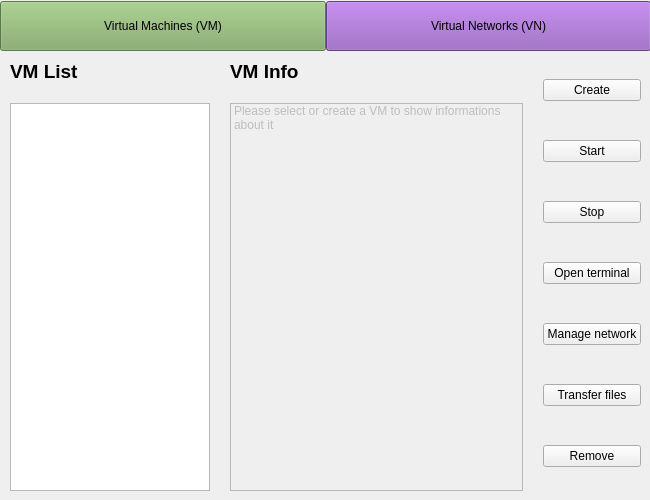
<?xml version="1.0" encoding="UTF-8"?>
<ui version="4.0">
 <class>MainWindow</class>
 <widget class="QMainWindow" name="MainWindow">
  <property name="geometry">
   <rect>
    <x>0</x>
    <y>0</y>
    <width>650</width>
    <height>500</height>
   </rect>
  </property>
  <property name="windowTitle">
   <string>the Virtual Things</string>
  </property>
  <widget class="QWidget" name="centralwidget">
   <widget class="QWidget" name="horizontalLayoutWidget">
    <property name="geometry">
     <rect>
      <x>0</x>
      <y>0</y>
      <width>651</width>
      <height>52</height>
     </rect>
    </property>
    <layout class="QHBoxLayout" name="topBarHBox">
     <property name="spacing">
      <number>0</number>
     </property>
     <item>
      <widget class="QPushButton" name="vmButton">
       <property name="minimumSize">
        <size>
         <width>0</width>
         <height>50</height>
        </size>
       </property>
       <property name="palette">
        <palette>
         <active>
          <colorrole role="WindowText">
           <brush brushstyle="SolidPattern">
            <color alpha="255">
             <red>0</red>
             <green>0</green>
             <blue>0</blue>
            </color>
           </brush>
          </colorrole>
          <colorrole role="Button">
           <brush brushstyle="SolidPattern">
            <color alpha="255">
             <red>126</red>
             <green>167</green>
             <blue>100</blue>
            </color>
           </brush>
          </colorrole>
          <colorrole role="Light">
           <brush brushstyle="SolidPattern">
            <color alpha="255">
             <red>189</red>
             <green>250</green>
             <blue>150</blue>
            </color>
           </brush>
          </colorrole>
          <colorrole role="Midlight">
           <brush brushstyle="SolidPattern">
            <color alpha="255">
             <red>157</red>
             <green>208</green>
             <blue>125</blue>
            </color>
           </brush>
          </colorrole>
          <colorrole role="Dark">
           <brush brushstyle="SolidPattern">
            <color alpha="255">
             <red>63</red>
             <green>83</green>
             <blue>50</blue>
            </color>
           </brush>
          </colorrole>
          <colorrole role="Mid">
           <brush brushstyle="SolidPattern">
            <color alpha="255">
             <red>84</red>
             <green>111</green>
             <blue>67</blue>
            </color>
           </brush>
          </colorrole>
          <colorrole role="Text">
           <brush brushstyle="SolidPattern">
            <color alpha="255">
             <red>0</red>
             <green>0</green>
             <blue>0</blue>
            </color>
           </brush>
          </colorrole>
          <colorrole role="BrightText">
           <brush brushstyle="SolidPattern">
            <color alpha="255">
             <red>255</red>
             <green>255</green>
             <blue>255</blue>
            </color>
           </brush>
          </colorrole>
          <colorrole role="ButtonText">
           <brush brushstyle="SolidPattern">
            <color alpha="255">
             <red>0</red>
             <green>0</green>
             <blue>0</blue>
            </color>
           </brush>
          </colorrole>
          <colorrole role="Base">
           <brush brushstyle="SolidPattern">
            <color alpha="255">
             <red>255</red>
             <green>255</green>
             <blue>255</blue>
            </color>
           </brush>
          </colorrole>
          <colorrole role="Window">
           <brush brushstyle="SolidPattern">
            <color alpha="255">
             <red>126</red>
             <green>167</green>
             <blue>100</blue>
            </color>
           </brush>
          </colorrole>
          <colorrole role="Shadow">
           <brush brushstyle="SolidPattern">
            <color alpha="255">
             <red>0</red>
             <green>0</green>
             <blue>0</blue>
            </color>
           </brush>
          </colorrole>
          <colorrole role="AlternateBase">
           <brush brushstyle="SolidPattern">
            <color alpha="255">
             <red>190</red>
             <green>211</green>
             <blue>177</blue>
            </color>
           </brush>
          </colorrole>
          <colorrole role="ToolTipBase">
           <brush brushstyle="SolidPattern">
            <color alpha="255">
             <red>255</red>
             <green>255</green>
             <blue>220</blue>
            </color>
           </brush>
          </colorrole>
          <colorrole role="ToolTipText">
           <brush brushstyle="SolidPattern">
            <color alpha="255">
             <red>0</red>
             <green>0</green>
             <blue>0</blue>
            </color>
           </brush>
          </colorrole>
          <colorrole role="PlaceholderText">
           <brush brushstyle="SolidPattern">
            <color alpha="127">
             <red>0</red>
             <green>0</green>
             <blue>0</blue>
            </color>
           </brush>
          </colorrole>
         </active>
         <inactive>
          <colorrole role="WindowText">
           <brush brushstyle="SolidPattern">
            <color alpha="255">
             <red>0</red>
             <green>0</green>
             <blue>0</blue>
            </color>
           </brush>
          </colorrole>
          <colorrole role="Button">
           <brush brushstyle="SolidPattern">
            <color alpha="255">
             <red>126</red>
             <green>167</green>
             <blue>100</blue>
            </color>
           </brush>
          </colorrole>
          <colorrole role="Light">
           <brush brushstyle="SolidPattern">
            <color alpha="255">
             <red>189</red>
             <green>250</green>
             <blue>150</blue>
            </color>
           </brush>
          </colorrole>
          <colorrole role="Midlight">
           <brush brushstyle="SolidPattern">
            <color alpha="255">
             <red>157</red>
             <green>208</green>
             <blue>125</blue>
            </color>
           </brush>
          </colorrole>
          <colorrole role="Dark">
           <brush brushstyle="SolidPattern">
            <color alpha="255">
             <red>63</red>
             <green>83</green>
             <blue>50</blue>
            </color>
           </brush>
          </colorrole>
          <colorrole role="Mid">
           <brush brushstyle="SolidPattern">
            <color alpha="255">
             <red>84</red>
             <green>111</green>
             <blue>67</blue>
            </color>
           </brush>
          </colorrole>
          <colorrole role="Text">
           <brush brushstyle="SolidPattern">
            <color alpha="255">
             <red>0</red>
             <green>0</green>
             <blue>0</blue>
            </color>
           </brush>
          </colorrole>
          <colorrole role="BrightText">
           <brush brushstyle="SolidPattern">
            <color alpha="255">
             <red>255</red>
             <green>255</green>
             <blue>255</blue>
            </color>
           </brush>
          </colorrole>
          <colorrole role="ButtonText">
           <brush brushstyle="SolidPattern">
            <color alpha="255">
             <red>0</red>
             <green>0</green>
             <blue>0</blue>
            </color>
           </brush>
          </colorrole>
          <colorrole role="Base">
           <brush brushstyle="SolidPattern">
            <color alpha="255">
             <red>255</red>
             <green>255</green>
             <blue>255</blue>
            </color>
           </brush>
          </colorrole>
          <colorrole role="Window">
           <brush brushstyle="SolidPattern">
            <color alpha="255">
             <red>126</red>
             <green>167</green>
             <blue>100</blue>
            </color>
           </brush>
          </colorrole>
          <colorrole role="Shadow">
           <brush brushstyle="SolidPattern">
            <color alpha="255">
             <red>0</red>
             <green>0</green>
             <blue>0</blue>
            </color>
           </brush>
          </colorrole>
          <colorrole role="AlternateBase">
           <brush brushstyle="SolidPattern">
            <color alpha="255">
             <red>190</red>
             <green>211</green>
             <blue>177</blue>
            </color>
           </brush>
          </colorrole>
          <colorrole role="ToolTipBase">
           <brush brushstyle="SolidPattern">
            <color alpha="255">
             <red>255</red>
             <green>255</green>
             <blue>220</blue>
            </color>
           </brush>
          </colorrole>
          <colorrole role="ToolTipText">
           <brush brushstyle="SolidPattern">
            <color alpha="255">
             <red>0</red>
             <green>0</green>
             <blue>0</blue>
            </color>
           </brush>
          </colorrole>
          <colorrole role="PlaceholderText">
           <brush brushstyle="SolidPattern">
            <color alpha="127">
             <red>0</red>
             <green>0</green>
             <blue>0</blue>
            </color>
           </brush>
          </colorrole>
         </inactive>
         <disabled>
          <colorrole role="WindowText">
           <brush brushstyle="SolidPattern">
            <color alpha="255">
             <red>63</red>
             <green>83</green>
             <blue>50</blue>
            </color>
           </brush>
          </colorrole>
          <colorrole role="Button">
           <brush brushstyle="SolidPattern">
            <color alpha="255">
             <red>126</red>
             <green>167</green>
             <blue>100</blue>
            </color>
           </brush>
          </colorrole>
          <colorrole role="Light">
           <brush brushstyle="SolidPattern">
            <color alpha="255">
             <red>189</red>
             <green>250</green>
             <blue>150</blue>
            </color>
           </brush>
          </colorrole>
          <colorrole role="Midlight">
           <brush brushstyle="SolidPattern">
            <color alpha="255">
             <red>157</red>
             <green>208</green>
             <blue>125</blue>
            </color>
           </brush>
          </colorrole>
          <colorrole role="Dark">
           <brush brushstyle="SolidPattern">
            <color alpha="255">
             <red>63</red>
             <green>83</green>
             <blue>50</blue>
            </color>
           </brush>
          </colorrole>
          <colorrole role="Mid">
           <brush brushstyle="SolidPattern">
            <color alpha="255">
             <red>84</red>
             <green>111</green>
             <blue>67</blue>
            </color>
           </brush>
          </colorrole>
          <colorrole role="Text">
           <brush brushstyle="SolidPattern">
            <color alpha="255">
             <red>63</red>
             <green>83</green>
             <blue>50</blue>
            </color>
           </brush>
          </colorrole>
          <colorrole role="BrightText">
           <brush brushstyle="SolidPattern">
            <color alpha="255">
             <red>255</red>
             <green>255</green>
             <blue>255</blue>
            </color>
           </brush>
          </colorrole>
          <colorrole role="ButtonText">
           <brush brushstyle="SolidPattern">
            <color alpha="255">
             <red>63</red>
             <green>83</green>
             <blue>50</blue>
            </color>
           </brush>
          </colorrole>
          <colorrole role="Base">
           <brush brushstyle="SolidPattern">
            <color alpha="255">
             <red>126</red>
             <green>167</green>
             <blue>100</blue>
            </color>
           </brush>
          </colorrole>
          <colorrole role="Window">
           <brush brushstyle="SolidPattern">
            <color alpha="255">
             <red>126</red>
             <green>167</green>
             <blue>100</blue>
            </color>
           </brush>
          </colorrole>
          <colorrole role="Shadow">
           <brush brushstyle="SolidPattern">
            <color alpha="255">
             <red>0</red>
             <green>0</green>
             <blue>0</blue>
            </color>
           </brush>
          </colorrole>
          <colorrole role="AlternateBase">
           <brush brushstyle="SolidPattern">
            <color alpha="255">
             <red>126</red>
             <green>167</green>
             <blue>100</blue>
            </color>
           </brush>
          </colorrole>
          <colorrole role="ToolTipBase">
           <brush brushstyle="SolidPattern">
            <color alpha="255">
             <red>255</red>
             <green>255</green>
             <blue>220</blue>
            </color>
           </brush>
          </colorrole>
          <colorrole role="ToolTipText">
           <brush brushstyle="SolidPattern">
            <color alpha="255">
             <red>0</red>
             <green>0</green>
             <blue>0</blue>
            </color>
           </brush>
          </colorrole>
          <colorrole role="PlaceholderText">
           <brush brushstyle="SolidPattern">
            <color alpha="127">
             <red>63</red>
             <green>83</green>
             <blue>50</blue>
            </color>
           </brush>
          </colorrole>
         </disabled>
        </palette>
       </property>
       <property name="text">
        <string>Virtual Machines (VM)</string>
       </property>
       <property name="default">
        <bool>false</bool>
       </property>
       <property name="flat">
        <bool>false</bool>
       </property>
      </widget>
     </item>
     <item>
      <widget class="QPushButton" name="vnButton">
       <property name="sizePolicy">
        <sizepolicy hsizetype="Minimum" vsizetype="Fixed">
         <horstretch>0</horstretch>
         <verstretch>0</verstretch>
        </sizepolicy>
       </property>
       <property name="minimumSize">
        <size>
         <width>0</width>
         <height>50</height>
        </size>
       </property>
       <property name="palette">
        <palette>
         <active>
          <colorrole role="WindowText">
           <brush brushstyle="SolidPattern">
            <color alpha="255">
             <red>0</red>
             <green>0</green>
             <blue>0</blue>
            </color>
           </brush>
          </colorrole>
          <colorrole role="Button">
           <brush brushstyle="SolidPattern">
            <color alpha="255">
             <red>143</red>
             <green>86</green>
             <blue>184</blue>
            </color>
           </brush>
          </colorrole>
          <colorrole role="Light">
           <brush brushstyle="SolidPattern">
            <color alpha="255">
             <red>207</red>
             <green>140</green>
             <blue>255</blue>
            </color>
           </brush>
          </colorrole>
          <colorrole role="Midlight">
           <brush brushstyle="SolidPattern">
            <color alpha="255">
             <red>175</red>
             <green>113</green>
             <blue>219</blue>
            </color>
           </brush>
          </colorrole>
          <colorrole role="Dark">
           <brush brushstyle="SolidPattern">
            <color alpha="255">
             <red>72</red>
             <green>43</green>
             <blue>92</blue>
            </color>
           </brush>
          </colorrole>
          <colorrole role="Mid">
           <brush brushstyle="SolidPattern">
            <color alpha="255">
             <red>95</red>
             <green>57</green>
             <blue>123</blue>
            </color>
           </brush>
          </colorrole>
          <colorrole role="Text">
           <brush brushstyle="SolidPattern">
            <color alpha="255">
             <red>0</red>
             <green>0</green>
             <blue>0</blue>
            </color>
           </brush>
          </colorrole>
          <colorrole role="BrightText">
           <brush brushstyle="SolidPattern">
            <color alpha="255">
             <red>255</red>
             <green>255</green>
             <blue>255</blue>
            </color>
           </brush>
          </colorrole>
          <colorrole role="ButtonText">
           <brush brushstyle="SolidPattern">
            <color alpha="255">
             <red>0</red>
             <green>0</green>
             <blue>0</blue>
            </color>
           </brush>
          </colorrole>
          <colorrole role="Base">
           <brush brushstyle="SolidPattern">
            <color alpha="255">
             <red>255</red>
             <green>255</green>
             <blue>255</blue>
            </color>
           </brush>
          </colorrole>
          <colorrole role="Window">
           <brush brushstyle="SolidPattern">
            <color alpha="255">
             <red>143</red>
             <green>86</green>
             <blue>184</blue>
            </color>
           </brush>
          </colorrole>
          <colorrole role="Shadow">
           <brush brushstyle="SolidPattern">
            <color alpha="255">
             <red>0</red>
             <green>0</green>
             <blue>0</blue>
            </color>
           </brush>
          </colorrole>
          <colorrole role="AlternateBase">
           <brush brushstyle="SolidPattern">
            <color alpha="255">
             <red>199</red>
             <green>170</green>
             <blue>219</blue>
            </color>
           </brush>
          </colorrole>
          <colorrole role="ToolTipBase">
           <brush brushstyle="SolidPattern">
            <color alpha="255">
             <red>255</red>
             <green>255</green>
             <blue>220</blue>
            </color>
           </brush>
          </colorrole>
          <colorrole role="ToolTipText">
           <brush brushstyle="SolidPattern">
            <color alpha="255">
             <red>0</red>
             <green>0</green>
             <blue>0</blue>
            </color>
           </brush>
          </colorrole>
          <colorrole role="PlaceholderText">
           <brush brushstyle="SolidPattern">
            <color alpha="127">
             <red>0</red>
             <green>0</green>
             <blue>0</blue>
            </color>
           </brush>
          </colorrole>
         </active>
         <inactive>
          <colorrole role="WindowText">
           <brush brushstyle="SolidPattern">
            <color alpha="255">
             <red>0</red>
             <green>0</green>
             <blue>0</blue>
            </color>
           </brush>
          </colorrole>
          <colorrole role="Button">
           <brush brushstyle="SolidPattern">
            <color alpha="255">
             <red>143</red>
             <green>86</green>
             <blue>184</blue>
            </color>
           </brush>
          </colorrole>
          <colorrole role="Light">
           <brush brushstyle="SolidPattern">
            <color alpha="255">
             <red>207</red>
             <green>140</green>
             <blue>255</blue>
            </color>
           </brush>
          </colorrole>
          <colorrole role="Midlight">
           <brush brushstyle="SolidPattern">
            <color alpha="255">
             <red>175</red>
             <green>113</green>
             <blue>219</blue>
            </color>
           </brush>
          </colorrole>
          <colorrole role="Dark">
           <brush brushstyle="SolidPattern">
            <color alpha="255">
             <red>72</red>
             <green>43</green>
             <blue>92</blue>
            </color>
           </brush>
          </colorrole>
          <colorrole role="Mid">
           <brush brushstyle="SolidPattern">
            <color alpha="255">
             <red>95</red>
             <green>57</green>
             <blue>123</blue>
            </color>
           </brush>
          </colorrole>
          <colorrole role="Text">
           <brush brushstyle="SolidPattern">
            <color alpha="255">
             <red>0</red>
             <green>0</green>
             <blue>0</blue>
            </color>
           </brush>
          </colorrole>
          <colorrole role="BrightText">
           <brush brushstyle="SolidPattern">
            <color alpha="255">
             <red>255</red>
             <green>255</green>
             <blue>255</blue>
            </color>
           </brush>
          </colorrole>
          <colorrole role="ButtonText">
           <brush brushstyle="SolidPattern">
            <color alpha="255">
             <red>0</red>
             <green>0</green>
             <blue>0</blue>
            </color>
           </brush>
          </colorrole>
          <colorrole role="Base">
           <brush brushstyle="SolidPattern">
            <color alpha="255">
             <red>255</red>
             <green>255</green>
             <blue>255</blue>
            </color>
           </brush>
          </colorrole>
          <colorrole role="Window">
           <brush brushstyle="SolidPattern">
            <color alpha="255">
             <red>143</red>
             <green>86</green>
             <blue>184</blue>
            </color>
           </brush>
          </colorrole>
          <colorrole role="Shadow">
           <brush brushstyle="SolidPattern">
            <color alpha="255">
             <red>0</red>
             <green>0</green>
             <blue>0</blue>
            </color>
           </brush>
          </colorrole>
          <colorrole role="AlternateBase">
           <brush brushstyle="SolidPattern">
            <color alpha="255">
             <red>199</red>
             <green>170</green>
             <blue>219</blue>
            </color>
           </brush>
          </colorrole>
          <colorrole role="ToolTipBase">
           <brush brushstyle="SolidPattern">
            <color alpha="255">
             <red>255</red>
             <green>255</green>
             <blue>220</blue>
            </color>
           </brush>
          </colorrole>
          <colorrole role="ToolTipText">
           <brush brushstyle="SolidPattern">
            <color alpha="255">
             <red>0</red>
             <green>0</green>
             <blue>0</blue>
            </color>
           </brush>
          </colorrole>
          <colorrole role="PlaceholderText">
           <brush brushstyle="SolidPattern">
            <color alpha="127">
             <red>0</red>
             <green>0</green>
             <blue>0</blue>
            </color>
           </brush>
          </colorrole>
         </inactive>
         <disabled>
          <colorrole role="WindowText">
           <brush brushstyle="SolidPattern">
            <color alpha="255">
             <red>72</red>
             <green>43</green>
             <blue>92</blue>
            </color>
           </brush>
          </colorrole>
          <colorrole role="Button">
           <brush brushstyle="SolidPattern">
            <color alpha="255">
             <red>143</red>
             <green>86</green>
             <blue>184</blue>
            </color>
           </brush>
          </colorrole>
          <colorrole role="Light">
           <brush brushstyle="SolidPattern">
            <color alpha="255">
             <red>207</red>
             <green>140</green>
             <blue>255</blue>
            </color>
           </brush>
          </colorrole>
          <colorrole role="Midlight">
           <brush brushstyle="SolidPattern">
            <color alpha="255">
             <red>175</red>
             <green>113</green>
             <blue>219</blue>
            </color>
           </brush>
          </colorrole>
          <colorrole role="Dark">
           <brush brushstyle="SolidPattern">
            <color alpha="255">
             <red>72</red>
             <green>43</green>
             <blue>92</blue>
            </color>
           </brush>
          </colorrole>
          <colorrole role="Mid">
           <brush brushstyle="SolidPattern">
            <color alpha="255">
             <red>95</red>
             <green>57</green>
             <blue>123</blue>
            </color>
           </brush>
          </colorrole>
          <colorrole role="Text">
           <brush brushstyle="SolidPattern">
            <color alpha="255">
             <red>72</red>
             <green>43</green>
             <blue>92</blue>
            </color>
           </brush>
          </colorrole>
          <colorrole role="BrightText">
           <brush brushstyle="SolidPattern">
            <color alpha="255">
             <red>255</red>
             <green>255</green>
             <blue>255</blue>
            </color>
           </brush>
          </colorrole>
          <colorrole role="ButtonText">
           <brush brushstyle="SolidPattern">
            <color alpha="255">
             <red>72</red>
             <green>43</green>
             <blue>92</blue>
            </color>
           </brush>
          </colorrole>
          <colorrole role="Base">
           <brush brushstyle="SolidPattern">
            <color alpha="255">
             <red>143</red>
             <green>86</green>
             <blue>184</blue>
            </color>
           </brush>
          </colorrole>
          <colorrole role="Window">
           <brush brushstyle="SolidPattern">
            <color alpha="255">
             <red>143</red>
             <green>86</green>
             <blue>184</blue>
            </color>
           </brush>
          </colorrole>
          <colorrole role="Shadow">
           <brush brushstyle="SolidPattern">
            <color alpha="255">
             <red>0</red>
             <green>0</green>
             <blue>0</blue>
            </color>
           </brush>
          </colorrole>
          <colorrole role="AlternateBase">
           <brush brushstyle="SolidPattern">
            <color alpha="255">
             <red>143</red>
             <green>86</green>
             <blue>184</blue>
            </color>
           </brush>
          </colorrole>
          <colorrole role="ToolTipBase">
           <brush brushstyle="SolidPattern">
            <color alpha="255">
             <red>255</red>
             <green>255</green>
             <blue>220</blue>
            </color>
           </brush>
          </colorrole>
          <colorrole role="ToolTipText">
           <brush brushstyle="SolidPattern">
            <color alpha="255">
             <red>0</red>
             <green>0</green>
             <blue>0</blue>
            </color>
           </brush>
          </colorrole>
          <colorrole role="PlaceholderText">
           <brush brushstyle="SolidPattern">
            <color alpha="127">
             <red>72</red>
             <green>43</green>
             <blue>92</blue>
            </color>
           </brush>
          </colorrole>
         </disabled>
        </palette>
       </property>
       <property name="text">
        <string>Virtual Networks (VN)</string>
       </property>
      </widget>
     </item>
    </layout>
   </widget>
   <widget class="QWidget" name="horizontalLayoutWidget_2">
    <property name="geometry">
     <rect>
      <x>10</x>
      <y>60</y>
      <width>631</width>
      <height>431</height>
     </rect>
    </property>
    <layout class="QHBoxLayout" name="mainContentHBox">
     <property name="spacing">
      <number>20</number>
     </property>
     <item>
      <layout class="QVBoxLayout" name="vmListVBox">
       <item>
        <widget class="QLabel" name="listLabel">
         <property name="maximumSize">
          <size>
           <width>16777215</width>
           <height>50</height>
          </size>
         </property>
         <property name="font">
          <font>
           <pointsize>14</pointsize>
           <bold>true</bold>
          </font>
         </property>
         <property name="text">
          <string>VM List</string>
         </property>
        </widget>
       </item>
       <item>
        <widget class="QListWidget" name="listWidget">
         <property name="maximumSize">
          <size>
           <width>200</width>
           <height>400</height>
          </size>
         </property>
        </widget>
       </item>
      </layout>
     </item>
     <item>
      <layout class="QVBoxLayout" name="vmInfosVBox">
       <item>
        <widget class="QLabel" name="infoLabel">
         <property name="minimumSize">
          <size>
           <width>0</width>
           <height>0</height>
          </size>
         </property>
         <property name="maximumSize">
          <size>
           <width>16777215</width>
           <height>50</height>
          </size>
         </property>
         <property name="font">
          <font>
           <pointsize>14</pointsize>
           <bold>true</bold>
          </font>
         </property>
         <property name="text">
          <string>VM Info</string>
         </property>
        </widget>
       </item>
       <item>
        <widget class="QListWidget" name="infosList">
         <property name="enabled">
          <bool>false</bool>
         </property>
         <property name="isWrapping" stdset="0">
          <bool>false</bool>
         </property>
         <property name="wordWrap">
          <bool>true</bool>
         </property>
         <item>
          <property name="text">
           <string>Please select or create a VM to show informations about it</string>
          </property>
         </item>
        </widget>
       </item>
      </layout>
     </item>
     <item>
      <layout class="QVBoxLayout" name="actionButtonsVBox">
       <item>
        <widget class="QPushButton" name="createButton">
         <property name="text">
          <string>Create</string>
         </property>
        </widget>
       </item>
       <item>
        <widget class="QPushButton" name="startButton">
         <property name="text">
          <string>Start</string>
         </property>
        </widget>
       </item>
       <item>
        <widget class="QPushButton" name="stopButton">
         <property name="text">
          <string>Stop</string>
         </property>
        </widget>
       </item>
       <item>
        <widget class="QPushButton" name="attachButton">
         <property name="text">
          <string>Open terminal</string>
         </property>
        </widget>
       </item>
       <item>
        <widget class="QPushButton" name="networkButton">
         <property name="text">
          <string>Manage network</string>
         </property>
        </widget>
       </item>
       <item>
        <widget class="QPushButton" name="filesButton">
         <property name="text">
          <string>Transfer files</string>
         </property>
        </widget>
       </item>
       <item>
        <widget class="QPushButton" name="removeButton">
         <property name="text">
          <string>Remove</string>
         </property>
        </widget>
       </item>
      </layout>
     </item>
    </layout>
   </widget>
  </widget>
 </widget>
 <resources/>
 <connections/>
</ui>
